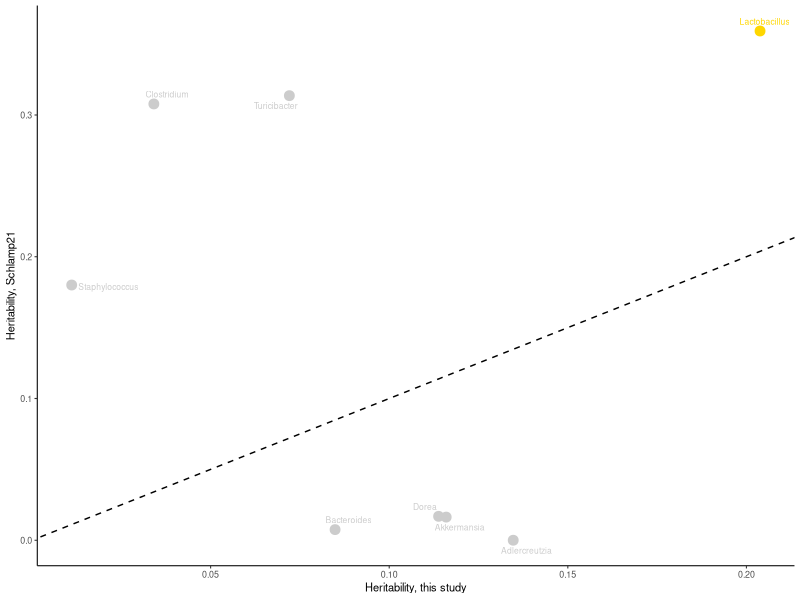
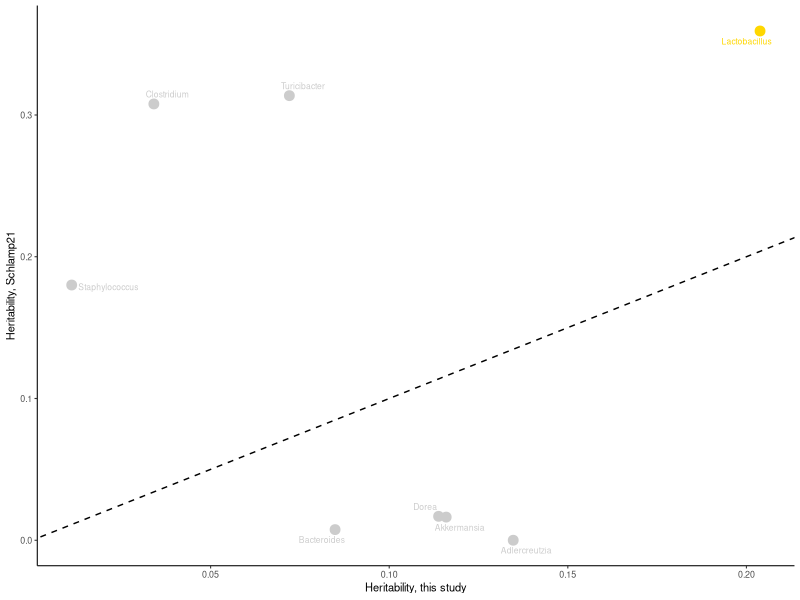

Recreate these plots in R, in order.
## ---- chunk 1
library(tidyverse)
library(ggrepel)
## ---- chunk 2
herit.df <- read.table(
  "../results/asreml_kraken_genus_w_time_ranef/herit.txt", sep="\t", header=T)
## ---- chunk 3
herit.df <- herit.df %>% 
  mutate(LRT.padj = p.adjust(LRT.pval, method="BH"))
## ---- chunk 4
schlamp.df <- read.table("../results/heritability_from_schlamp21_tableS3.txt", sep="\t", header=T)
dim(schlamp.df)
## ---- chunk 5
schlamp.genus.df <- schlamp.df %>% 
  dplyr::filter(str_detect(Taxon, "g__[:alnum:]")) %>% 
  mutate(genus = str_extract(Taxon, "g__[[:alnum:]]+")) %>%
  mutate(genus = str_replace(genus, "g__", ""))
         
sort(schlamp.genus.df$genus)
## ---- chunk 6
intersect(schlamp.genus.df$genus, herit.df$feature)
## ---- chunk 7
merged.df <- merge(
  schlamp.genus.df,
  herit.df,
  by.x="genus", by.y="feature"
)

# rename columns for clarity
merged.df <- merged.df %>% 
  dplyr::rename(
    h2.DRiDO = herit, h2.schlamp = h2,
    se.schlamp = id.SE, se.DRiDO = herit.se, 
    pval.DRiDO = LRT.pval, pval.schlamp = RLRT.pval,
    padj.DRiDO = LRT.padj, padj.schlamp = adj.pval)

# indicate significance (padj < 0.01 for DRiDO, pval < 0.05 for Schlamp)
# nominal pval < 0.05 is what Schlamp et al. use in their paper
merged.df <- merged.df %>% 
  mutate(is.sig.DRiDO = padj.DRiDO < 0.01,
         is.sig.schlamp = pval.schlamp < 0.05) %>% 
  
  rowwise() %>% 
  mutate(sig.in.both = is.sig.DRiDO & is.sig.schlamp) %>% 
  ungroup()
## ---- chunk 8
(schlamp.h2.comparison.p <- merged.df %>% 
  ggplot(aes(x=h2.DRiDO, y=h2.schlamp, label=genus, color=sig.in.both)) +
  geom_point(size=3) +
  # geom_errorbarh(aes(xmin=h2.DRiDO-se.DRiDO, xmax=h2.DRiDO+se.DRiDO)) +
  # geom_linerange(aes(ymin=h2.schlamp-se.schlamp, ymax=h2.schlamp+se.schlamp)) +
  geom_abline(lty=2) +
  geom_text_repel(size=0.36*6) +
  scale_color_manual(values=c(`TRUE`="gold", `FALSE`="gray80")) +
  labs(x="Heritability, this study", y="Heritability, Schlamp21") +
  theme_classic(base_size=8) +
  theme(legend.position="none"))
## ---- chunk 9
pdf("../plots/heritability_comparison_w_schlamp.pdf", height=2.5, width=2.5)
schlamp.h2.comparison.p
dev.off()
